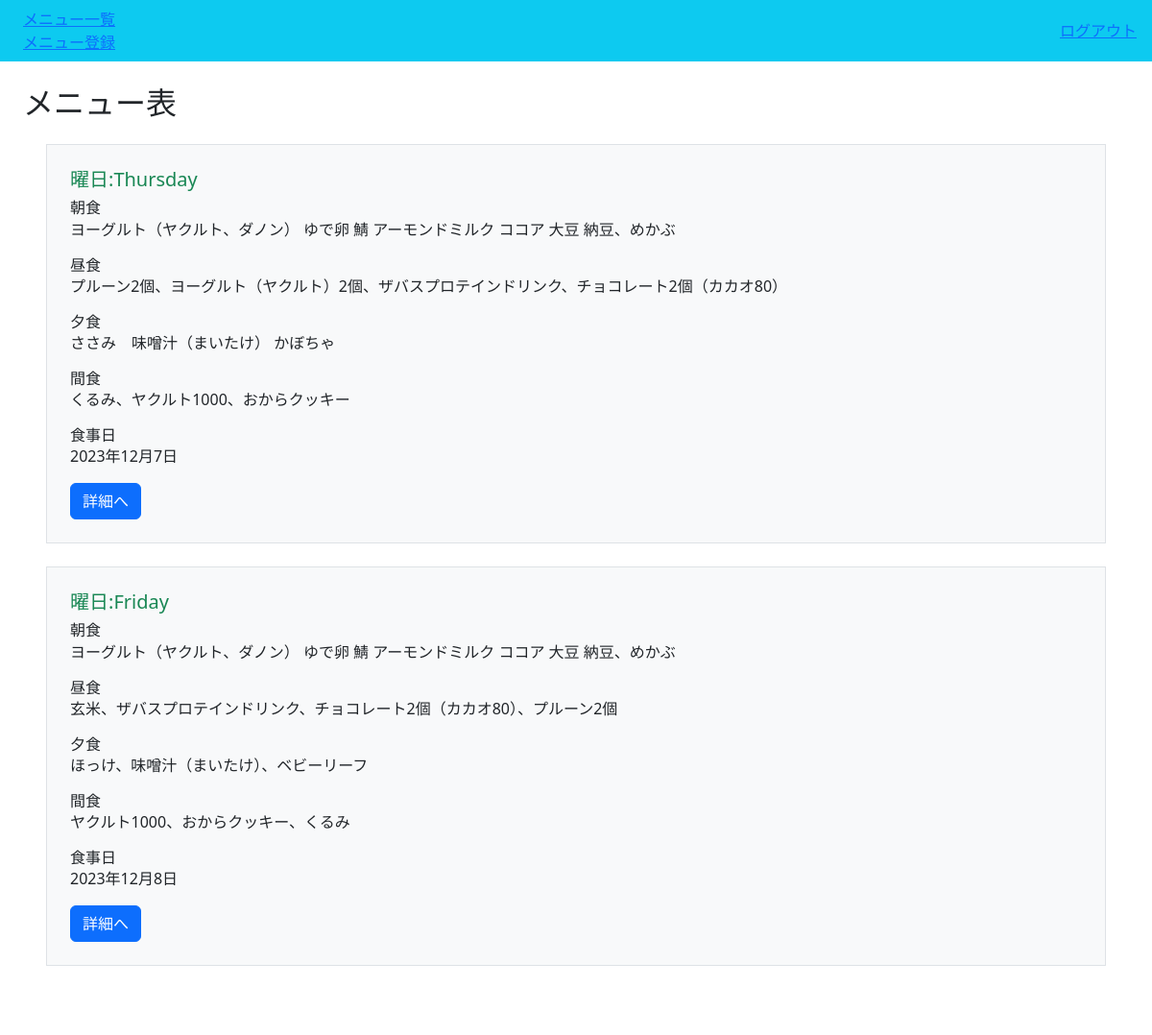
Page /kondate/?page=2 (signed in) on the committed database.
### kondate/models.py (models this page shows, shortened)
class Kondate(models.Model):
    category = models.CharField(
        max_length=30,
        choices = CATEGORY
    )
    breakfast = models.TextField("朝食", blank=True)
    lunch = models.TextField("昼食", blank=True)
    dinner = models.TextField("夕食", blank=True)
    snacking = models.TextField("間食", blank=True)
    eatday = models.DateField("食事日",default=timezone.now)
    created = models.DateTimeField("記録日時",default=timezone.now)
    user = models.ForeignKey('auth.User', on_delete=models.CASCADE)
    class Meta:
        ordering = ["eatday"]

### kondate/views.py (the view)
# urls.py: path('kondate/', views.KondateList.as_view(), name='list-kondate'),
class KondateList(LoginRequiredMixin, ListView):
    model = Kondate
    template_name = 'kondate/kondate_list.html'
    paginate_by = ITEM_PER_PAGE

### kondate/templates/kondate/kondate_list.html (shortened to what this page needs)
{% extends 'base.html' %}
{% block h2 %}メニュー表{% endblock %}
{% block content %}
    {% for item in object_list %}
    <div class="p-4 m-4 bg-light border border-primary-rgb rouded">
        <h5 class="text-success">曜日:{{ item.category }}</h5>
        <div class="card-body">
            <h6 class="card-title">朝食</h6>
            <p class="card-text">{{ item.breakfast }}</p>
            <h6 class="card-title">昼食</h6>
            <p class="card-text">{{ item.lunch }}</p>
            <h6 class="card-title">夕食</h6>
            <p class="card-text">{{ item.dinner }}</p>
            <h6 class="card-title">間食</h6>
            <p class="card-text">{{ item.snacking }}</p>
            <h6 class="card-title">食事日</h6>
            <p class="card-text">{{ item.eatday }}</p>
                <a href="{% url 'detail-kondate' item.pk %}" class="btn btn-primary">詳細へ</a>
        </div>
    </div>
    {% endfor %}
    {% include 'kondate/components/pagination.html' %}
{% endblock content %}

### rows in the picture
Kondate: category "Thursday", breakfast "ヨーグルト（ヤクルト、ダノン） ゆで卵 鯖 アーモンドミルク ココア 大豆 納豆、めかぶ", lunch "プルーン2個、ヨーグルト（ヤクルト）2個、ザバスプロテインドリンク、チョコレート2個（カカオ80）", dinner "ささみ 味噌汁（まいたけ） かぼちゃ", snacking "くるみ、ヤクルト1000、おからクッキー", eatday "2023年12月7日"
Kondate: category "Friday", breakfast "ヨーグルト（ヤクルト、ダノン） ゆで卵 鯖 アーモンドミルク ココア 大豆 納豆、めかぶ", lunch "玄米、ザバスプロテインドリンク、チョコレート2個（カカオ80）、プルーン2個", dinner "ほっけ、味噌汁（まいたけ）、ベビーリーフ", snacking "ヤクルト1000、おからクッキー、くるみ", eatday "2023年12月8日"
